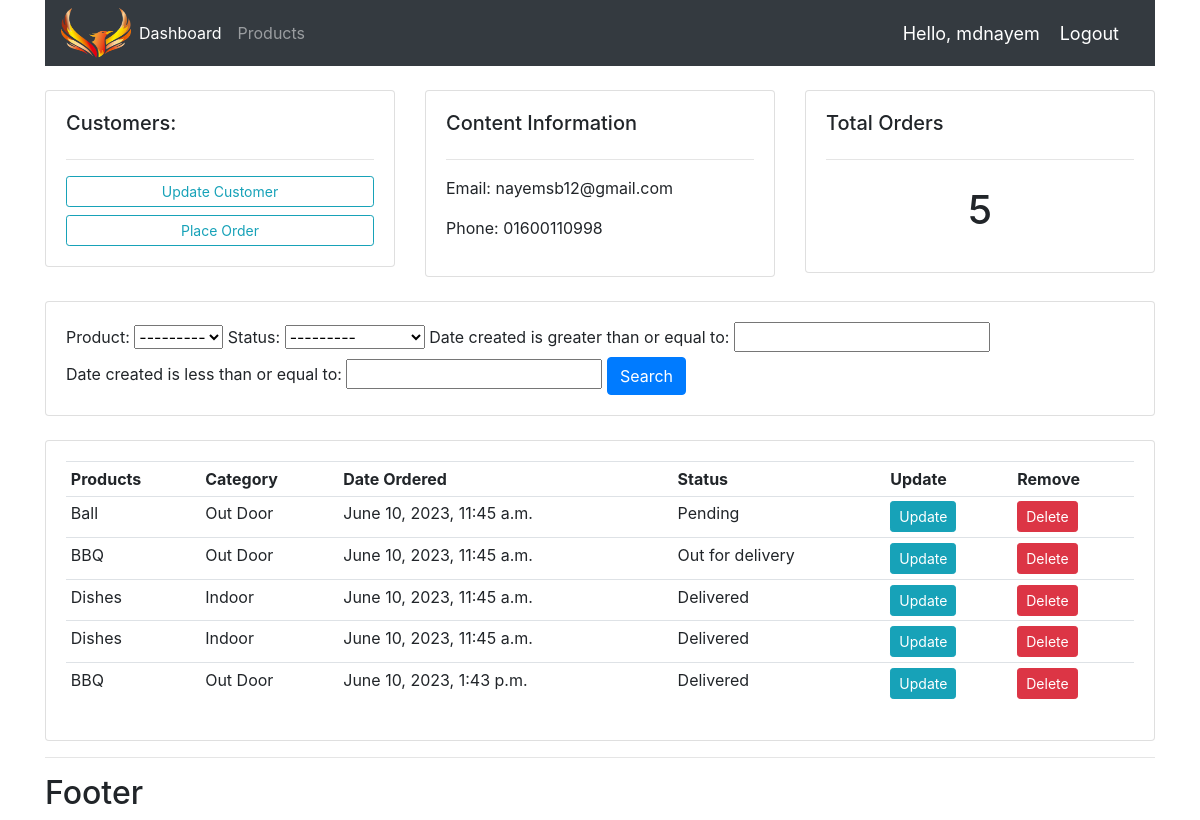
The app's page /customer/1/ (signed in) with its own data.
### accounts/models.py (models this page shows, shortened)
class Customer(models.Model):
    user = models.OneToOneField(User, null=True, blank=True, on_delete= models.CASCADE)
    name = models.CharField(max_length=200, null=True)
    phone = models.CharField(max_length=200, null=True)
    email = models.CharField(max_length=200, null=True)
    profile_pic = models.ImageField(default='p1.png', null=True, blank=True)
    datea_created = models.DateTimeField(auto_now_add=True, null=True)

class Order(models.Model):
    STATUS = (
        ('Pending', 'Pending'),
        ('Out for delivery','Out for delivery'),
        ('Delivered','Delivered'),
    )
    customer = models.ForeignKey(Customer, null=True, on_delete= models.SET_NULL)
    product =  models.ForeignKey(Product, null=True, on_delete= models.SET_NULL)
    date_created = models.DateTimeField(auto_now_add=True, null = True)
    status = models.CharField(max_length=200, null=True, choices=STATUS)

class Product(models.Model):
    CATEGORY = (
        ('Indoor','Indoor'),
        ('Out Door','Out Door'),
    )
    name = models.CharField(max_length=200, null=True)
    price = models.FloatField(null=True)
    category = models.CharField(max_length=200, null=True, choices=CATEGORY)
    description = models.CharField(max_length=200, null=True, blank=True)
    datea_created = models.DateTimeField(auto_now_add=True, null=True)
    tags = models.ManyToManyField(Tag)
    def __str__(self):
        return str(self.name)

### accounts/decorators.py (the view)
        def wrapper_func(request, *args, **kwargs):
            group = None
            if request.user.groups.exists():
                group = request.user.groups.all()[0].name
            if group in allowed_roles:
                return view_func(request, *args, **kwargs)
            else:
                return HttpResponse(' not allowed')

### accounts/views.py (called while the page is built)
@login_required(login_url='login')
@allowed_user(allowed_roles=['admin'])
def customer(request, pk_test):
    customer = Customer.objects.get(id=pk_test)
    orders = customer.order_set.all()
    order_count = orders.count()
    myFilter = OrderFilter(request.GET, queryset=orders)
    orders= myFilter.qs
    context = {'customer':customer, 'orders':orders,'order_count': order_count, 'myFilter':myFilter}
    return render(request, 'accounts/customer.html', context)

### templates/accounts/customer.html
{% extends 'accounts/main.html' %}
{% block content %}
    <br>
<div class="row">
    <div class="col-md">
        <div class="card card-body">
            <h5>Customers:</h5>
            <hr>
            <a href="" class="btn btn-outline-info btn-sm btn-block">Update Customer</a>
            <a href="{% url 'create_order' customer.id %}" class="btn btn-outline-info btn-sm btn-block">Place Order</a>
        </div>
    </div>
    <div class="col-md">
        <div class="card card-body">
            <h5>Content Information</h5>
            <hr>
            <p>Email: {{customer.email}}</p>
            <p>Phone: {{customer.phone}}</p>
        </div>
    </div>
    <div class="col-md">
        <div class="card card-body">
            <h5>Total Orders</h5>
            <hr>
            <h1 style="text-align: center; padding: 10px;">{{order_count}}</h1>
        </div>
    </div>
</div>
<br>
<div class="row">
    <div class="col">
        <div class="card card-body">
            <form method="get">
                {{myFilter.form}}
                <button class="btn btn-primary" type="submit">Search</button>
            </form>
        </div>
    </div>
</div>
<br>
<div class="row">
    <div class="col-md">
        <div class="card card-body">
            <table class="table table-sm">
                <tr>
                    <th>Products</th>
                    <th>Category</th>
                    <th>Date Ordered</th>
                    <th>Status</th>
                    <th>Update</th>
                    <th>Remove</th>
                </tr>
                {% for order in orders %}
                <tr>
                    <td>{{order.product}}</td>
                    <td>{{order.product.category}}</td>
                    <td>{{order.date_created}}</td>
                    <td>{{order.status}}</td>
                    <td><a class="btn btn-sm btn-info" href="{% url 'update_order' order.id %}">Update</a></td>
                    <td><a class="btn btn-sm btn-danger" href="{% url 'delete_order' order.id %}">Delete</a></td>
                </tr>
                {% endfor %}
            </table>
        </div>
    </div>
</div>
{% endblock %}

### templates/accounts/nav.html (shortened to what this page needs)
{% load static %}
<nav class="navbar navbar-expand-lg navbar-dark bg-dark">
 <img src="{% static 'images/logo.png' %}" style="height: 50px;width: 70px;">
  <div class="collapse navbar-collapse" id="navbarNav">
    <ul class="navbar-nav">
      {% if request.user.is_staff %}
      <li class="nav-item active">
        <a class="nav-link" href="{% url 'home' %}">Dashboard</a>
      </li>
      <li class="nav-item">
        <a class="nav-link" href="{% url 'products' %}">Products</a>
      </li>
      {% else %}
       <li class="nav-item">
        <a class="nav-link" href="{% url 'account' %}">Settings</a>
      </li>
      {% endif %}
    </ul>
  </div>
  <span class="hello-msg">Hello, {{request.user}}</span>
  <span ><a  class="hello-msg" href="{% url 'logout' %}">Logout</a></span>
</nav>
<!-- {% load static %}
<style>
  .log-user{
    font-size: 18px;
    color: antiquewhite;
    margin-right: 20px;
  }
</style>
<nav class="navbar navbar-expand-lg navbar-dark bg-dark">
    <img src="{% static 'images/logo.png' %}" alt="" style="height: 50px;width: 70px;">
    <button class="navbar-toggler" type="button" data-toggle="collapse" data-target="#navbarNavAltMarkup" aria-controls="navbarNavAltMarkup" aria-expanded="false" aria-label="Toggle navigation">
      <span class="navbar-toggler-icon"></span>
    </button>
    <div class="collapse navbar-collapse" id="navbarNavAltMarkup">
      <div class="navbar-nav">
        <a class="nav-item nav-link active" href="{% url 'home' %}">Dashboard </a>
        <a class="nav-item nav-link" href="{% url 'products' %}">Products</a>
      </div>
    </div>
    <span class="log-user">Hello, {{user}}</span>
    <span><a href="{% url 'logout' %}">Log Out</a></span>
  </nav> -->

### static/css/main.css (style rules this page uses)
body { background-color: white; }

### templates/accounts/nav.html (style rules this page uses)
.hello-msg { font-size: 18px; color: #fff; margin-right: 20px; }

### records on screen
Customer: email "nayemsb12@gmail.com", phone "01600110998"
Order: product "Ball", product.category "Out Door", date_created "June 10, 2023, 11:45 a.m.", status "Pending"
Order: product "BBQ", product.category "Out Door", date_created "June 10, 2023, 11:45 a.m.", status "Out for delivery"
Order: product "Dishes", product.category "Indoor", date_created "June 10, 2023, 11:45 a.m.", status "Delivered"
Order: product "Dishes", product.category "Indoor", date_created "June 10, 2023, 11:45 a.m.", status "Delivered"
Order: product "BBQ", product.category "Out Door", date_created "June 10, 2023, 1:43 p.m.", status "Delivered"

### other values on screen
{{ request.user }} "mdnayem"
{{ order_count }} "5"
